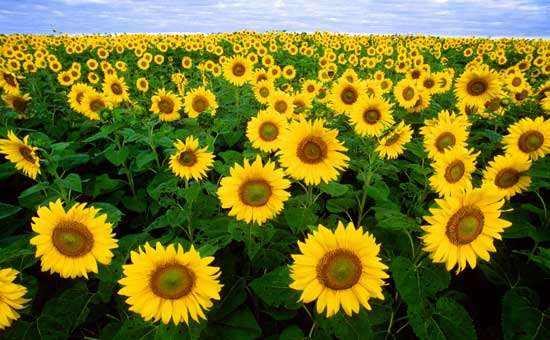
#> input picture Programozas_1/hazi/6hazi/flowers.jpg, 550 x 340 px
$ python 3feladat.py
#> lines starting #> are read from the running program, lines starting #| are printed output that depends on the picture
#> in main, image is the input picture: shape (340, 550, 3); mean R, G, B 115.5, 113.9, 38.6
import matplotlib.pyplot as plt
import matplotlib.image as img
import numpy as np


def rgb2gray(image):
    """

    :rtype: zold_eltuntet
    """
    gray = np.uint8(0.2989 * image[:, :, 0] + 0.5870 * image[:, :, 1] + 0.1140 * image[:, :, 2])
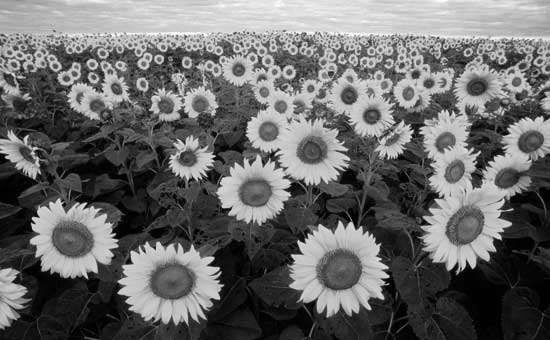
#> gray: shape (340, 550); min 0, max 254, mean 105.3
    return gray


def negative(image):
    for i in range(image.shape[0]):
        for j in range(image.shape[1]):
            image[i, j] = -2 - image[i, j]
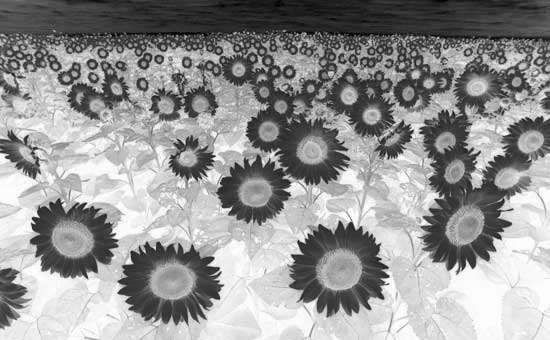
#> image: shape (340, 550); min 0, max 254, mean 148.7


def main():
    image = img.imread('flowers.jpg')
    gray = rgb2gray(image)
    negative(gray)
    plt.imshow(gray, cmap="gray")
    plt.imshow(gray, cmap="gray")
    plt.show()
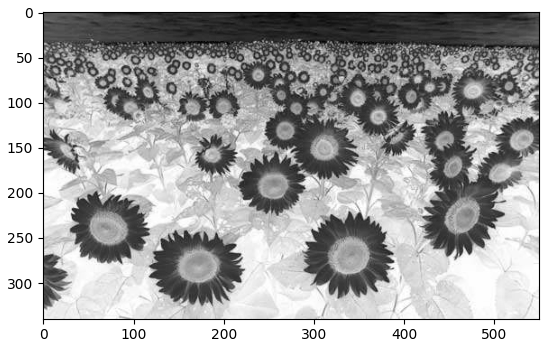
#> figure drawn by matplotlib, 1 panel


if __name__ == '__main__':
    main()
